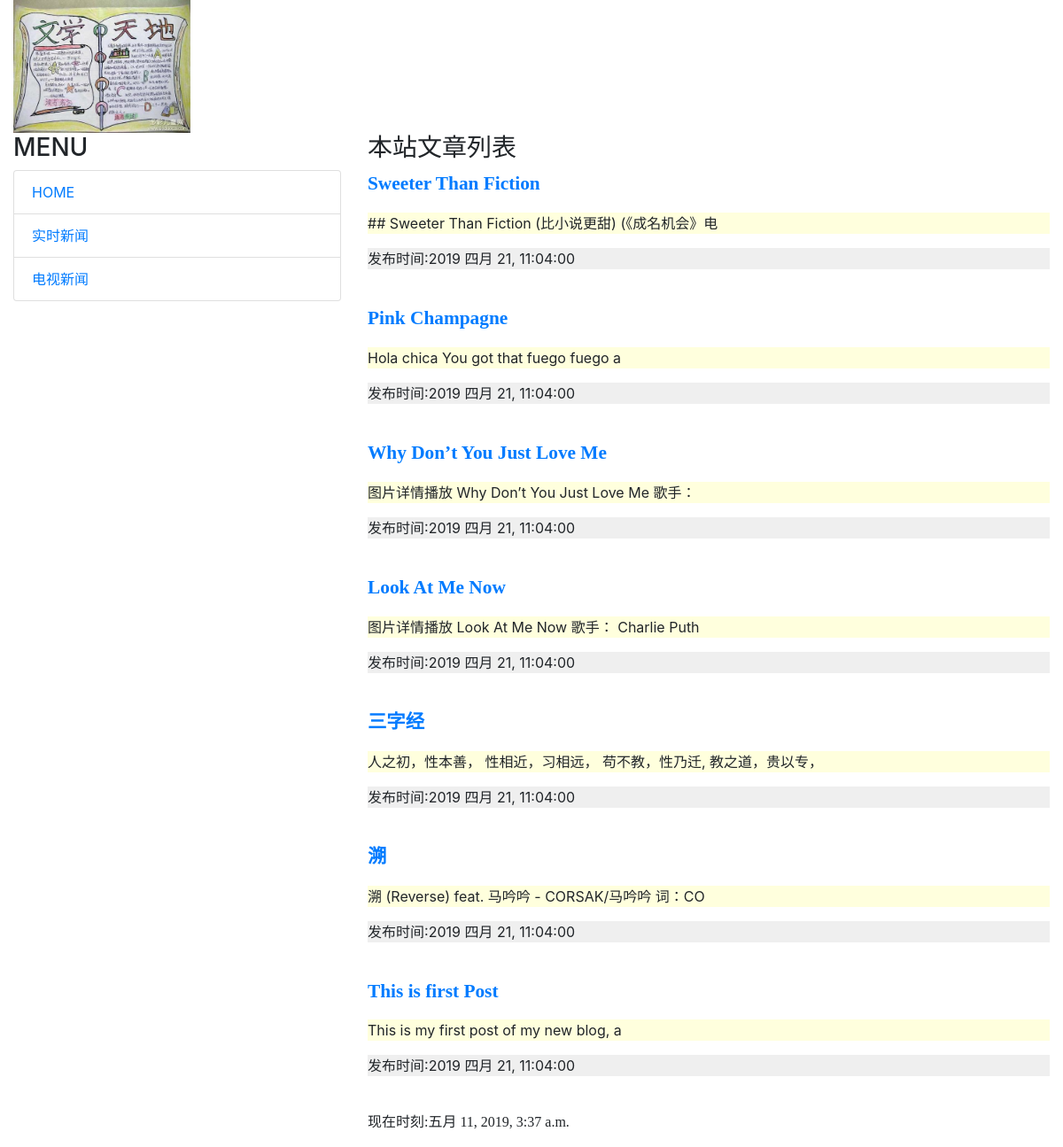
The page / on the database its author committed.
### mainsite/models.py (models this page shows, shortened)
class Post(models.Model):
    title = models.CharField(max_length=200)
    slug = models.CharField(max_length=200)
    body = models.TextField()
    pub_date = models.DateTimeField(default=timezone.now)
    class Meta:
        ordering = ('-pub_date',)

### mainsite/views.py (the view)
# urls.py: url(r'^$', v.homepage_render),
def homepage_render(request):
    template = get_template('index.html')
    posts = Post.objects.all()
    now = datetime.now()
    html = template.render(locals())
    return HttpResponse(html)

### templates/index.html (shortened to what this page needs)
{% extends 'base.html' %}
{% block headmessage %}
    <h3 style="font-family: 楷体;">本站文章列表</h3>
{% endblock %}
{% block content %}
    {% for post in posts %}
        <div class="panel panel-default">
            <div class="panel-heading">
                <p style="font-family: 微软雅黑; font-size:16pt;font-weight:bold;">
                    <a href="/post/{{post.slug}}">{{post.title}}</a>
                </p>
            </div>
            <div class="panel-body" style="background-color: #ffffdd">
                <p>
                    {{post.body | truncatechars:40}}
                </p>
            </div>
            <div class="panel-footer" style="background-color:#efefef">
                <p>
                    发布时间:{{post.pub_date | date:"Y M d, h:m:s"}}
                </p>
            </div>
        </div>
        <br>
    {% endfor %}
{% endblock %}

### templates/base.html (shortened to what this page needs)
<!DOCTYPE html>
<html lang="en">
<head>
    <link rel="stylesheet" href="https://stackpath.bootstrapcdn.com/bootstrap/4.3.1/css/bootstrap.min.css">
</head>
<body>
    <div class="container-fluid">
        {% include 'header.html' %}
        <div class="row">
            <div class="col-sm-4 col-md-4">
                 <div class="panel panel-defautl">
                    <div class="panel-heading">
                        <h3>
                            MENU
                        </h3>
                    </div>
                     <div class="panel-body">
                         <div class="list-group">
                             <a href="/" class="list-group-item">HOME</a>
                             <a href="http://tar.so/news" class="list-group-item">实时新闻</a>
                             <a href="http://drho.tw/news" class="list-group-item">电视新闻</a>
                         </div>
                     </div>
                 </div>
            </div>
            <div class="col-sm-8 col-md-8">
                <div class="panel-heading">
                    {% block headmessage %} {% endblock %}
                </div>
                <div class="panel-body">
                    {% block content %} {% endblock %}
                </div>
                <div class="panel-footer">
                    {% include 'footer.html' %}
                </div>
            </div>
        </div>
    </div>
</body>

### templates/header.html
{% load staticfiles %}
<div class="well">
    <img src="{% static "images/log.png" %}"; width=200px; hight=200px>
</div>

### templates/footer.html
{% block fooer %}
    {% if now %}
    <p style="font-family: 微软雅黑;">现在时刻:{{now}}</p>
    {% else %}
    <p style="font-family: 微软雅黑;">本文内容来之网络，如有侵权请联系下架...</p>
    {% endif %}
{% endblock %}

### rows shown on the page
Post: title "Sweeter Than Fiction", body "## Sweeter Than Fiction (比小说更甜) (《成名机会》电", pub_date "2019 四月 21, 11:04:00"
Post: title "Pink Champagne", body "Hola chica You got that fuego fuego a", pub_date "2019 四月 21, 11:04:00"
Post: title "Why Don’t You Just Love Me", body "图片详情播放 Why Don’t You Just Love Me 歌手：", pub_date "2019 四月 21, 11:04:00"
Post: title "Look At Me Now", body "图片详情播放 Look At Me Now 歌手： Charlie Puth", pub_date "2019 四月 21, 11:04:00"
Post: title "三字经", body "人之初，性本善， 性相近，习相远， 苟不教，性乃迁, 教之道，贵以专，", pub_date "2019 四月 21, 11:04:00"
Post: title "溯", body "溯 (Reverse) feat. 马吟吟 - CORSAK/马吟吟 词：CO", pub_date "2019 四月 21, 11:04:00"
Post: title "This is first Post", body "This is my first post of my new blog, a", pub_date "2019 四月 21, 11:04:00"
